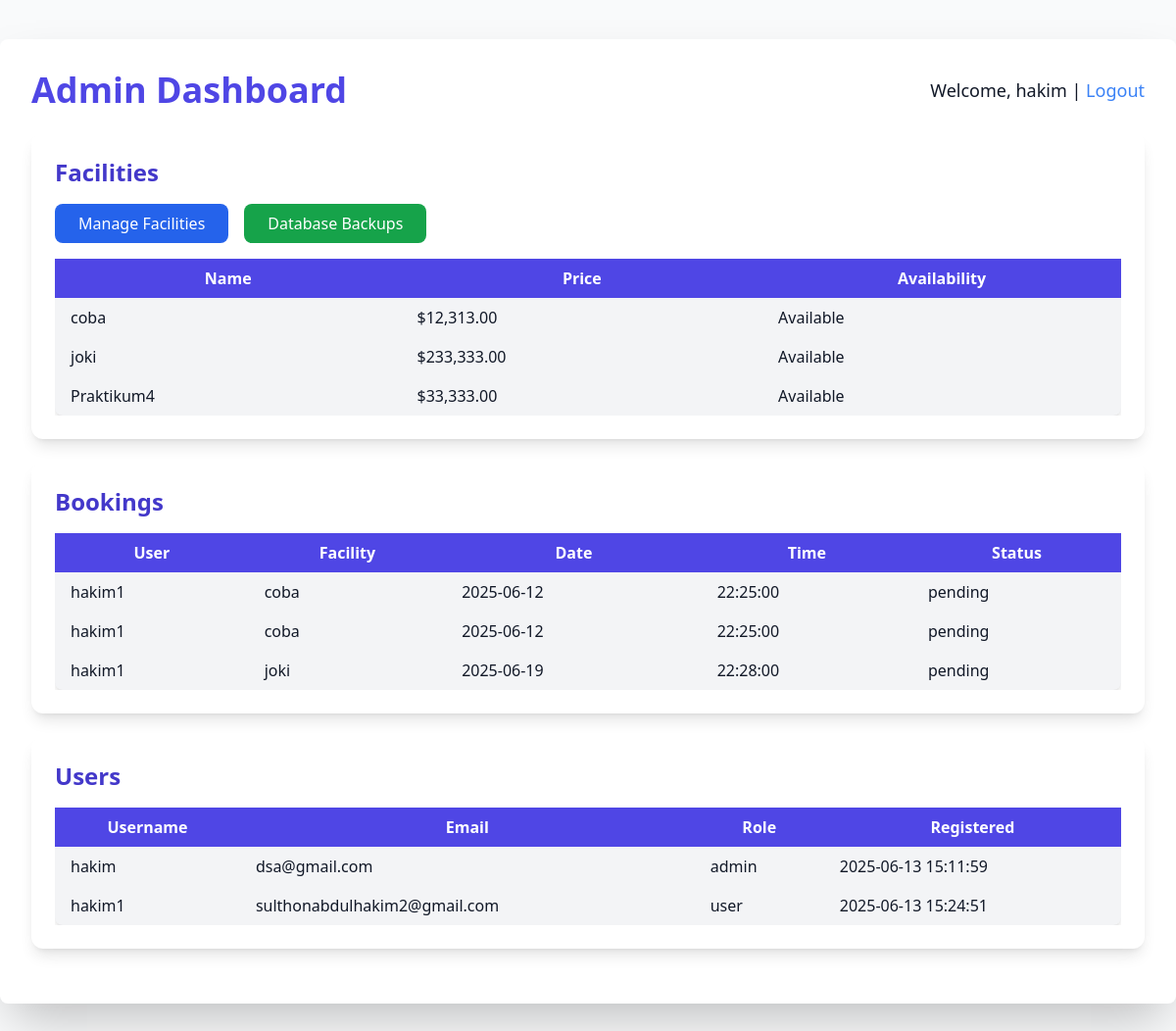
The app's page /admin.php (signed in), older data.
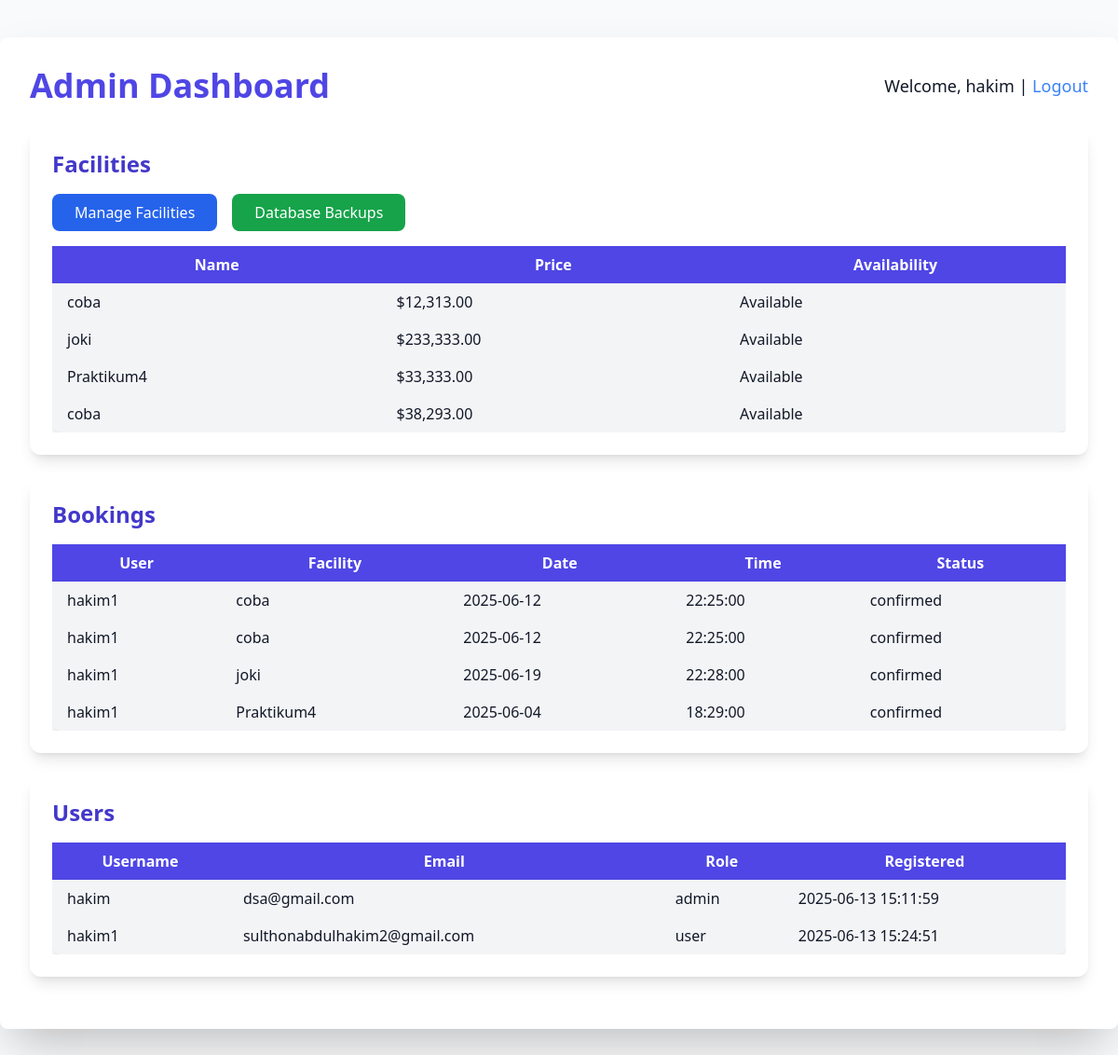
The same page, newer data.
### tables this page shows
CREATE TABLE `facilities` (
  `id` int NOT NULL AUTO_INCREMENT,
  `name` varchar(100) NOT NULL,
  `description` text,
  `price` decimal(10,2) NOT NULL,
  `available` tinyint(1) DEFAULT '1',
  `created_at` timestamp NULL DEFAULT CURRENT_TIMESTAMP,
  PRIMARY KEY (`id`)
);

CREATE TABLE `bookings` (
  `id` int NOT NULL AUTO_INCREMENT,
  `user_id` int NOT NULL,
  `facility_id` int NOT NULL,
  `booking_date` date NOT NULL,
  `booking_time` time NOT NULL,
  `status` enum('pending','confirmed','cancelled') DEFAULT 'pending',
  `created_at` timestamp NULL DEFAULT CURRENT_TIMESTAMP,
  PRIMARY KEY (`id`),
  KEY `user_id` (`user_id`),
  KEY `facility_id` (`facility_id`),
  CONSTRAINT `bookings_ibfk_1` FOREIGN KEY (`user_id`) REFERENCES `users` (`id`),
  CONSTRAINT `bookings_ibfk_2` FOREIGN KEY (`facility_id`) REFERENCES `facilities` (`id`)
);

CREATE TABLE `users` (
  `id` int NOT NULL AUTO_INCREMENT,
  `username` varchar(50) NOT NULL,
  `password` varchar(255) NOT NULL,
  `email` varchar(100) NOT NULL,
  `role` enum('user','admin') DEFAULT 'user',
  `created_at` timestamp NULL DEFAULT CURRENT_TIMESTAMP,
  PRIMARY KEY (`id`),
  UNIQUE KEY `username` (`username`),
  UNIQUE KEY `email` (`email`)
);

### admin.php (the view, shortened to what the changed rows need)
<?php
require 'config/init.php';
$facilities = [];
$result = mysqli_query($conn, 'SELECT * FROM facilities');
if ($result) {
    while ($row = mysqli_fetch_assoc($result)) {
        $facilities[] = $row;
    }
}
$bookings = [];
$query = 'SELECT b.id, u.username, f.name AS facility_name, b.booking_date, b.booking_time, b.status
          FROM bookings b
          JOIN users u ON b.user_id = u.id
          JOIN facilities f ON b.facility_id = f.id';
$result = mysqli_query($conn, $query);
if ($result) {
    while ($row = mysqli_fetch_assoc($result)) {
        $bookings[] = $row;
    }
}
$users = [];
$result = mysqli_query($conn, 'SELECT id, username, email, role, created_at FROM users');
if ($result) {
    while ($row = mysqli_fetch_assoc($result)) {
        $users[] = $row;
    }
}
?>
<!DOCTYPE html>
<html>
<head>
    <script src="https://cdn.tailwindcss.com"></script>
</head>
<body class="bg-gray-50 font-sans text-gray-900 min-h-screen">
    <main class="container mx-auto p-8 max-w-7xl bg-white rounded-lg shadow-2xl mt-10 overflow-y-auto">
        <div class="flex items-center justify-between mb-6">
            <h1 class="text-4xl font-extrabold text-indigo-600">Admin Dashboard</h1>
        </div>
        <section class="bg-white p-6 rounded-xl shadow-lg mb-6">
            <h2 class="text-2xl font-semibold text-indigo-700 mb-4">Facilities</h2>
            <div class="overflow-x-auto">
                <table class="w-full table-auto border-collapse bg-gray-100 rounded-lg shadow-md">
                    <thead class="bg-indigo-600 text-white">
                        <tr>
                            <th class="px-4 py-2">Name</th>
                            <th class="px-4 py-2">Price</th>
                            <th class="px-4 py-2">Availability</th>
                        </tr>
                    </thead>
                    <tbody>
                        <?php foreach ($facilities as $facility): ?>
                        <tr class="hover:bg-gray-200">
                            <td class="px-4 py-2"><?php echo htmlspecialchars($facility['name']); ?></td>
                            <td class="px-4 py-2">$<?php echo number_format($facility['price'], 2); ?></td>
                            <td class="px-4 py-2"><?php echo $facility['available'] ? 'Available' : 'Not Available'; ?>
                            </td>
                        </tr>
                        <?php endforeach; ?>
                    </tbody>
                </table>
            </div>
        </section>
        <section class="bg-white p-6 rounded-xl shadow-lg mb-6">
            <h2 class="text-2xl font-semibold text-indigo-700 mb-4">Bookings</h2>
            <div class="overflow-x-auto">
                <table class="w-full table-auto border-collapse bg-gray-100 rounded-lg shadow-md">
                    <thead class="bg-indigo-600 text-white">
                        <tr>
                            <th class="px-4 py-2">User</th>
                            <th class="px-4 py-2">Facility</th>
                            <th class="px-4 py-2">Date</th>
                            <th class="px-4 py-2">Time</th>
                            <th class="px-4 py-2">Status</th>
                        </tr>
                    </thead>
                    <tbody>
                        <?php foreach ($bookings as $booking): ?>
                        <tr class="hover:bg-gray-200">
                            <td class="px-4 py-2"><?php echo htmlspecialchars($booking['username']); ?></td>
                            <td class="px-4 py-2"><?php echo htmlspecialchars($booking['facility_name']); ?></td>
                            <td class="px-4 py-2"><?php echo $booking['booking_date']; ?></td>
                            <td class="px-4 py-2"><?php echo $booking['booking_time']; ?></td>
                            <td class="px-4 py-2"><?php echo $booking['status']; ?></td>
                        </tr>
                        <?php endforeach; ?>
                    </tbody>
                </table>
            </div>
        </section>
        <section class="bg-white p-6 rounded-xl shadow-lg mb-6">
            <h2 class="text-2xl font-semibold text-indigo-700 mb-4">Users</h2>
            <div class="overflow-x-auto">
                <table class="w-full table-auto border-collapse bg-gray-100 rounded-lg shadow-md">
                    <thead class="bg-indigo-600 text-white">
                        <tr>
                            <th class="px-4 py-2">Username</th>
                            <th class="px-4 py-2">Email</th>
                            <th class="px-4 py-2">Role</th>
                            <th class="px-4 py-2">Registered</th>
                        </tr>
                    </thead>
                    <tbody>
                        <?php foreach ($users as $user): ?>
                        <tr class="hover:bg-gray-200">
                            <td class="px-4 py-2"><?php echo htmlspecialchars($user['username']); ?></td>
                            <td class="px-4 py-2"><?php echo htmlspecialchars($user['email']); ?></td>
                            <td class="px-4 py-2"><?php echo $user['role']; ?></td>
                            <td class="px-4 py-2"><?php echo $user['created_at']; ?></td>
                        </tr>
                        <?php endforeach; ?>
                    </tbody>
                </table>
            </div>
        </section>
    </main>
</body>
</html>

Row changes from the older to the newer data that the page shows:
added facilities: name "coba", price "38,293.00", available "Available"
changed bookings (number 1 of 4 on the later page): status "pending" → "confirmed"
changed bookings (number 2 of 4 on the later page): status "pending" → "confirmed"
changed bookings "joki": status "pending" → "confirmed"
added bookings: user.username "hakim1", facility.name "Praktikum4", booking_date "2025-06-04", booking_time "18:29:00", status "confirmed"
